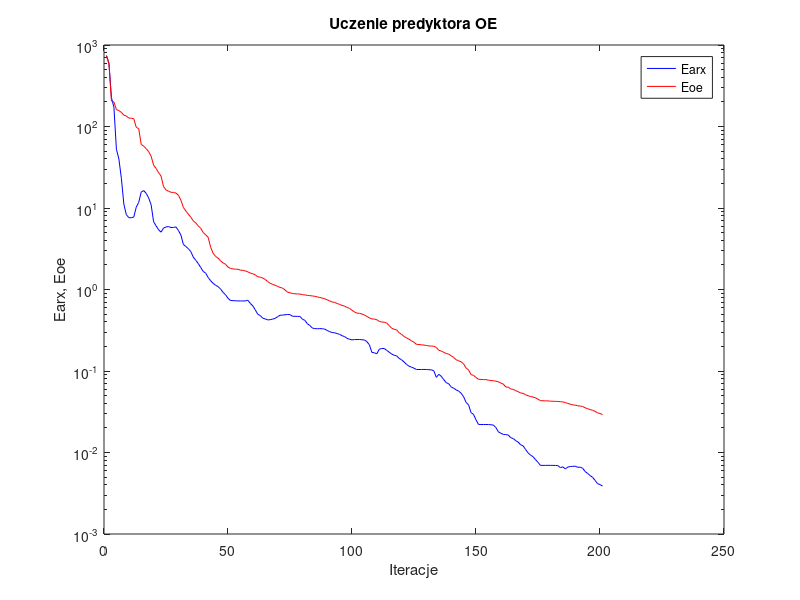
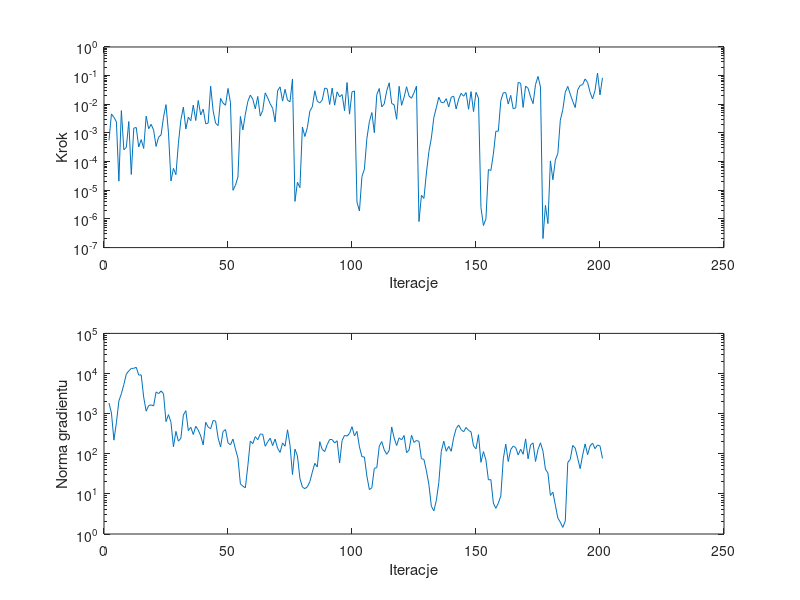

Write MATLAB code to recreate these figures, in order.
%uczenie predyktora oe
clear all;
n=0; farx(n+1)=7.424230e+002; foe(n+1)=7.398964e+002; wspucz(n+1)=0.000000e+000; ng(n+1)=0.000000e+000;
%odnowa zmiennej metryki
n=1; farx(n+1)=5.992226e+002; foe(n+1)=5.838955e+002; krok(n+1)=5.504055e-004; ng(n+1)=1.845136e+003;
n=2; farx(n+1)=2.255067e+002; foe(n+1)=2.057954e+002; krok(n+1)=4.611188e-003; ng(n+1)=1.034713e+003;
n=3; farx(n+1)=1.722429e+002; foe(n+1)=2.000442e+002; krok(n+1)=3.514634e-003; ng(n+1)=2.183780e+002;
n=4; farx(n+1)=5.266796e+001; foe(n+1)=1.610990e+002; krok(n+1)=2.464960e-003; ng(n+1)=5.978871e+002;
n=5; farx(n+1)=4.001951e+001; foe(n+1)=1.570125e+002; krok(n+1)=2.078166e-005; ng(n+1)=2.074047e+003;
n=6; farx(n+1)=2.314965e+001; foe(n+1)=1.489939e+002; krok(n+1)=6.019169e-003; ng(n+1)=3.131940e+003;
n=7; farx(n+1)=1.117991e+001; foe(n+1)=1.376641e+002; krok(n+1)=2.593778e-004; ng(n+1)=5.305305e+003;
n=8; farx(n+1)=8.280223e+000; foe(n+1)=1.344539e+002; krok(n+1)=3.149159e-004; ng(n+1)=9.670988e+003;
n=9; farx(n+1)=7.623278e+000; foe(n+1)=1.270479e+002; krok(n+1)=2.501815e-003; ng(n+1)=1.160692e+004;
n=10; farx(n+1)=7.578011e+000; foe(n+1)=1.263434e+002; krok(n+1)=3.565361e-005; ng(n+1)=1.334576e+004;
n=11; farx(n+1)=7.750033e+000; foe(n+1)=1.246379e+002; krok(n+1)=1.469780e-003; ng(n+1)=1.346494e+004;
n=12; farx(n+1)=1.022448e+001; foe(n+1)=9.793592e+001; krok(n+1)=1.555872e-003; ng(n+1)=1.430159e+004;
n=13; farx(n+1)=1.174421e+001; foe(n+1)=9.396425e+001; krok(n+1)=3.244032e-004; ng(n+1)=9.156366e+003;
n=14; farx(n+1)=1.567000e+001; foe(n+1)=6.021615e+001; krok(n+1)=5.861582e-004; ng(n+1)=9.244150e+003;
n=15; farx(n+1)=1.636279e+001; foe(n+1)=5.747918e+001; krok(n+1)=2.881152e-004; ng(n+1)=2.576440e+003;
n=16; farx(n+1)=1.514642e+001; foe(n+1)=5.344184e+001; krok(n+1)=3.846158e-003; ng(n+1)=1.153974e+003;
n=17; farx(n+1)=1.331452e+001; foe(n+1)=4.911016e+001; krok(n+1)=1.402081e-003; ng(n+1)=1.594256e+003;
n=18; farx(n+1)=1.096784e+001; foe(n+1)=4.321612e+001; krok(n+1)=2.005784e-003; ng(n+1)=1.654529e+003;
n=19; farx(n+1)=6.771263e+000; foe(n+1)=3.355319e+001; krok(n+1)=1.255562e-003; ng(n+1)=1.555851e+003;
n=20; farx(n+1)=6.048169e+000; foe(n+1)=3.059263e+001; krok(n+1)=3.395966e-004; ng(n+1)=3.480165e+003;
n=21; farx(n+1)=5.413609e+000; foe(n+1)=2.717324e+001; krok(n+1)=7.138862e-004; ng(n+1)=3.146612e+003;
n=22; farx(n+1)=5.052635e+000; foe(n+1)=2.467885e+001; krok(n+1)=8.503167e-004; ng(n+1)=3.665176e+003;
n=23; farx(n+1)=5.671480e+000; foe(n+1)=1.833165e+001; krok(n+1)=3.558977e-003; ng(n+1)=3.140796e+003;
n=24; farx(n+1)=5.849865e+000; foe(n+1)=1.668213e+001; krok(n+1)=9.732535e-003; ng(n+1)=6.333214e+002;
n=25; farx(n+1)=5.923577e+000; foe(n+1)=1.609058e+001; krok(n+1)=1.013537e-003; ng(n+1)=9.443510e+002;
%odnowa zmiennej metryki
n=26; farx(n+1)=5.758247e+000; foe(n+1)=1.559446e+001; krok(n+1)=2.114892e-005; ng(n+1)=6.089939e+002;
n=27; farx(n+1)=5.778677e+000; foe(n+1)=1.552690e+001; krok(n+1)=5.805985e-005; ng(n+1)=1.492318e+002;
n=28; farx(n+1)=5.867308e+000; foe(n+1)=1.525342e+001; krok(n+1)=3.502676e-005; ng(n+1)=3.617630e+002;
n=29; farx(n+1)=5.300784e+000; foe(n+1)=1.434978e+001; krok(n+1)=4.375567e-004; ng(n+1)=2.055436e+002;
n=30; farx(n+1)=4.668305e+000; foe(n+1)=1.247032e+001; krok(n+1)=2.883948e-003; ng(n+1)=2.440998e+002;
n=31; farx(n+1)=3.574881e+000; foe(n+1)=1.017389e+001; krok(n+1)=7.932207e-003; ng(n+1)=9.219480e+002;
n=32; farx(n+1)=3.367882e+000; foe(n+1)=9.197139e+000; krok(n+1)=1.371344e-003; ng(n+1)=1.185921e+003;
n=33; farx(n+1)=3.169968e+000; foe(n+1)=8.413317e+000; krok(n+1)=3.572423e-003; ng(n+1)=3.773234e+002;
n=34; farx(n+1)=2.919145e+000; foe(n+1)=7.706762e+000; krok(n+1)=2.673171e-003; ng(n+1)=4.574250e+002;
n=35; farx(n+1)=2.498823e+000; foe(n+1)=6.946969e+000; krok(n+1)=9.397462e-003; ng(n+1)=3.019358e+002;
n=36; farx(n+1)=2.283260e+000; foe(n+1)=6.574646e+000; krok(n+1)=2.716773e-003; ng(n+1)=4.849117e+002;
n=37; farx(n+1)=2.083365e+000; foe(n+1)=6.027790e+000; krok(n+1)=1.360507e-002; ng(n+1)=3.892324e+002;
n=38; farx(n+1)=1.864095e+000; foe(n+1)=5.640397e+000; krok(n+1)=4.266621e-003; ng(n+1)=2.773633e+002;
n=39; farx(n+1)=1.668080e+000; foe(n+1)=5.003821e+000; krok(n+1)=6.773640e-003; ng(n+1)=1.667388e+002;
n=40; farx(n+1)=1.585876e+000; foe(n+1)=4.687145e+000; krok(n+1)=2.087321e-003; ng(n+1)=6.077789e+002;
n=41; farx(n+1)=1.402974e+000; foe(n+1)=4.367501e+000; krok(n+1)=2.204222e-003; ng(n+1)=4.636597e+002;
n=42; farx(n+1)=1.280945e+000; foe(n+1)=3.300492e+000; krok(n+1)=4.285764e-002; ng(n+1)=4.200676e+002;
n=43; farx(n+1)=1.190881e+000; foe(n+1)=2.781053e+000; krok(n+1)=5.982223e-003; ng(n+1)=6.745797e+002;
n=44; farx(n+1)=1.127383e+000; foe(n+1)=2.544816e+000; krok(n+1)=2.186130e-003; ng(n+1)=6.539560e+002;
n=45; farx(n+1)=1.083917e+000; foe(n+1)=2.426904e+000; krok(n+1)=1.812955e-003; ng(n+1)=2.506148e+002;
n=46; farx(n+1)=1.015214e+000; foe(n+1)=2.245458e+000; krok(n+1)=1.605804e-002; ng(n+1)=1.480048e+002;
n=47; farx(n+1)=9.227879e-001; foe(n+1)=2.121031e+000; krok(n+1)=1.111520e-002; ng(n+1)=3.591647e+002;
n=48; farx(n+1)=8.617917e-001; foe(n+1)=2.043029e+000; krok(n+1)=9.258382e-003; ng(n+1)=4.008449e+002;
n=49; farx(n+1)=7.799373e-001; foe(n+1)=1.885944e+000; krok(n+1)=3.571716e-002; ng(n+1)=1.868877e+002;
n=50; farx(n+1)=7.333370e-001; foe(n+1)=1.814515e+000; krok(n+1)=1.136199e-002; ng(n+1)=1.669461e+002;
%odnowa zmiennej metryki
n=51; farx(n+1)=7.304089e-001; foe(n+1)=1.788398e+000; krok(n+1)=9.999543e-006; ng(n+1)=2.323991e+002;
n=52; farx(n+1)=7.264893e-001; foe(n+1)=1.777007e+000; krok(n+1)=1.482745e-005; ng(n+1)=1.304617e+002;
n=53; farx(n+1)=7.246371e-001; foe(n+1)=1.771136e+000; krok(n+1)=2.907342e-005; ng(n+1)=7.799241e+001;
n=54; farx(n+1)=7.235606e-001; foe(n+1)=1.727107e+000; krok(n+1)=3.765398e-003; ng(n+1)=1.766758e+001;
n=55; farx(n+1)=7.234936e-001; foe(n+1)=1.718326e+000; krok(n+1)=1.279942e-003; ng(n+1)=1.560948e+001;
n=56; farx(n+1)=7.246904e-001; foe(n+1)=1.688689e+000; krok(n+1)=4.508154e-003; ng(n+1)=1.413618e+001;
n=57; farx(n+1)=7.382056e-001; foe(n+1)=1.645968e+000; krok(n+1)=1.264842e-002; ng(n+1)=5.049365e+001;
n=58; farx(n+1)=6.749844e-001; foe(n+1)=1.593553e+000; krok(n+1)=2.093303e-002; ng(n+1)=2.071835e+002;
n=59; farx(n+1)=6.292414e-001; foe(n+1)=1.557706e+000; krok(n+1)=1.505130e-002; ng(n+1)=1.785957e+002;
n=60; farx(n+1)=5.626802e-001; foe(n+1)=1.511031e+000; krok(n+1)=6.963555e-003; ng(n+1)=2.679080e+002;
n=61; farx(n+1)=4.973052e-001; foe(n+1)=1.434333e+000; krok(n+1)=1.879492e-002; ng(n+1)=2.238018e+002;
n=62; farx(n+1)=4.794362e-001; foe(n+1)=1.417340e+000; krok(n+1)=3.868579e-003; ng(n+1)=3.104029e+002;
n=63; farx(n+1)=4.453818e-001; foe(n+1)=1.382615e+000; krok(n+1)=6.130766e-003; ng(n+1)=3.065716e+002;
n=64; farx(n+1)=4.357277e-001; foe(n+1)=1.329933e+000; krok(n+1)=2.502130e-002; ng(n+1)=1.537710e+002;
n=65; farx(n+1)=4.236450e-001; foe(n+1)=1.253192e+000; krok(n+1)=1.680696e-002; ng(n+1)=1.982735e+002;
n=66; farx(n+1)=4.263338e-001; foe(n+1)=1.191577e+000; krok(n+1)=1.046652e-002; ng(n+1)=2.450033e+002;
n=67; farx(n+1)=4.330807e-001; foe(n+1)=1.155515e+000; krok(n+1)=7.314625e-003; ng(n+1)=1.594838e+002;
n=68; farx(n+1)=4.421460e-001; foe(n+1)=1.127832e+000; krok(n+1)=2.437335e-003; ng(n+1)=2.320104e+002;
n=69; farx(n+1)=4.643541e-001; foe(n+1)=1.094196e+000; krok(n+1)=2.992730e-002; ng(n+1)=1.365878e+002;
n=70; farx(n+1)=4.828142e-001; foe(n+1)=1.060929e+000; krok(n+1)=4.048730e-002; ng(n+1)=1.080205e+002;
n=71; farx(n+1)=4.859083e-001; foe(n+1)=1.040372e+000; krok(n+1)=1.290032e-002; ng(n+1)=1.864178e+002;
n=72; farx(n+1)=4.895139e-001; foe(n+1)=9.870205e-001; krok(n+1)=3.350022e-002; ng(n+1)=1.538246e+002;
n=73; farx(n+1)=4.939939e-001; foe(n+1)=9.274246e-001; krok(n+1)=1.389524e-002; ng(n+1)=3.952842e+002;
n=74; farx(n+1)=4.914002e-001; foe(n+1)=9.129523e-001; krok(n+1)=1.226153e-002; ng(n+1)=1.650856e+002;
n=75; farx(n+1)=4.696433e-001; foe(n+1)=8.901627e-001; krok(n+1)=7.667368e-002; ng(n+1)=3.040271e+001;
%odnowa zmiennej metryki
n=76; farx(n+1)=4.691043e-001; foe(n+1)=8.870107e-001; krok(n+1)=4.102630e-006; ng(n+1)=1.305284e+002;
n=77; farx(n+1)=4.674138e-001; foe(n+1)=8.811391e-001; krok(n+1)=1.908189e-005; ng(n+1)=8.788123e+001;
n=78; farx(n+1)=4.674143e-001; foe(n+1)=8.808267e-001; krok(n+1)=1.234279e-005; ng(n+1)=2.424713e+001;
n=79; farx(n+1)=4.329742e-001; foe(n+1)=8.642679e-001; krok(n+1)=1.620122e-003; ng(n+1)=1.478549e+001;
n=80; farx(n+1)=4.179180e-001; foe(n+1)=8.588502e-001; krok(n+1)=7.523961e-004; ng(n+1)=1.347602e+001;
n=81; farx(n+1)=3.802327e-001; foe(n+1)=8.462442e-001; krok(n+1)=1.554197e-003; ng(n+1)=1.505346e+001;
n=82; farx(n+1)=3.617439e-001; foe(n+1)=8.406186e-001; krok(n+1)=5.767896e-003; ng(n+1)=2.014682e+001;
n=83; farx(n+1)=3.368550e-001; foe(n+1)=8.336549e-001; krok(n+1)=8.193332e-003; ng(n+1)=3.472180e+001;
n=84; farx(n+1)=3.311188e-001; foe(n+1)=8.248973e-001; krok(n+1)=2.963871e-002; ng(n+1)=5.772991e+001;
n=85; farx(n+1)=3.299359e-001; foe(n+1)=8.107917e-001; krok(n+1)=1.290032e-002; ng(n+1)=4.672909e+001;
n=86; farx(n+1)=3.315399e-001; foe(n+1)=7.981998e-001; krok(n+1)=1.111520e-002; ng(n+1)=2.002350e+002;
n=87; farx(n+1)=3.299470e-001; foe(n+1)=7.861396e-001; krok(n+1)=1.406421e-002; ng(n+1)=1.281281e+002;
n=88; farx(n+1)=3.266577e-001; foe(n+1)=7.684002e-001; krok(n+1)=3.700668e-002; ng(n+1)=1.134525e+002;
n=89; farx(n+1)=3.143796e-001; foe(n+1)=7.476055e-001; krok(n+1)=3.450322e-002; ng(n+1)=1.691206e+002;
n=90; farx(n+1)=3.036817e-001; foe(n+1)=7.241268e-001; krok(n+1)=9.832841e-003; ng(n+1)=2.272075e+002;
n=91; farx(n+1)=2.969375e-001; foe(n+1)=7.028919e-001; krok(n+1)=3.699869e-002; ng(n+1)=2.252259e+002;
n=92; farx(n+1)=2.943293e-001; foe(n+1)=6.951511e-001; krok(n+1)=9.326355e-003; ng(n+1)=1.853376e+002;
n=93; farx(n+1)=2.877885e-001; foe(n+1)=6.730727e-001; krok(n+1)=2.720095e-002; ng(n+1)=2.108936e+002;
n=94; farx(n+1)=2.815752e-001; foe(n+1)=6.569796e-001; krok(n+1)=1.818608e-002; ng(n+1)=5.867106e+001;
n=95; farx(n+1)=2.709037e-001; foe(n+1)=6.383406e-001; krok(n+1)=2.191235e-002; ng(n+1)=2.142906e+002;
n=96; farx(n+1)=2.644459e-001; foe(n+1)=6.263579e-001; krok(n+1)=5.999763e-003; ng(n+1)=2.871015e+002;
n=97; farx(n+1)=2.512721e-001; foe(n+1)=6.015956e-001; krok(n+1)=5.753289e-002; ng(n+1)=2.752885e+002;
n=98; farx(n+1)=2.452181e-001; foe(n+1)=5.873826e-001; krok(n+1)=4.520892e-003; ng(n+1)=3.222429e+002;
n=99; farx(n+1)=2.410727e-001; foe(n+1)=5.556455e-001; krok(n+1)=2.727111e-002; ng(n+1)=4.734088e+002;
n=100; farx(n+1)=2.430600e-001; foe(n+1)=5.305864e-001; krok(n+1)=2.900728e-002; ng(n+1)=2.779345e+002;
%odnowa zmiennej metryki
n=101; farx(n+1)=2.434797e-001; foe(n+1)=5.126117e-001; krok(n+1)=3.892070e-006; ng(n+1)=3.615756e+002;
n=102; farx(n+1)=2.435619e-001; foe(n+1)=5.104907e-001; krok(n+1)=1.889996e-006; ng(n+1)=1.483584e+002;
n=103; farx(n+1)=2.419611e-001; foe(n+1)=5.004497e-001; krok(n+1)=2.996893e-005; ng(n+1)=8.439392e+001;
n=104; farx(n+1)=2.401258e-001; foe(n+1)=4.868339e-001; krok(n+1)=5.467474e-005; ng(n+1)=8.300064e+001;
n=105; farx(n+1)=2.291984e-001; foe(n+1)=4.674670e-001; krok(n+1)=6.467102e-004; ng(n+1)=2.774193e+001;
n=106; farx(n+1)=2.098078e-001; foe(n+1)=4.487605e-001; krok(n+1)=2.458210e-003; ng(n+1)=1.279385e+001;
n=107; farx(n+1)=1.692872e-001; foe(n+1)=4.350553e-001; krok(n+1)=5.162776e-003; ng(n+1)=1.422171e+001;
n=108; farx(n+1)=1.672397e-001; foe(n+1)=4.340005e-001; krok(n+1)=1.025308e-003; ng(n+1)=4.341644e+001;
n=109; farx(n+1)=1.627440e-001; foe(n+1)=4.258477e-001; krok(n+1)=2.191235e-002; ng(n+1)=4.501895e+001;
n=110; farx(n+1)=1.851416e-001; foe(n+1)=4.058004e-001; krok(n+1)=3.557944e-002; ng(n+1)=1.547313e+002;
n=111; farx(n+1)=1.886743e-001; foe(n+1)=3.992559e-001; krok(n+1)=8.108299e-003; ng(n+1)=2.012490e+002;
n=112; farx(n+1)=1.889225e-001; foe(n+1)=3.967976e-001; krok(n+1)=1.033570e-002; ng(n+1)=1.248526e+002;
n=113; farx(n+1)=1.791879e-001; foe(n+1)=3.876781e-001; krok(n+1)=2.972664e-002; ng(n+1)=9.685198e+001;
n=114; farx(n+1)=1.702764e-001; foe(n+1)=3.611885e-001; krok(n+1)=5.625683e-002; ng(n+1)=1.210500e+002;
n=115; farx(n+1)=1.613623e-001; foe(n+1)=3.348521e-001; krok(n+1)=1.069268e-002; ng(n+1)=4.659233e+002;
n=116; farx(n+1)=1.561382e-001; foe(n+1)=3.246643e-001; krok(n+1)=9.590335e-003; ng(n+1)=2.450968e+002;
n=117; farx(n+1)=1.533094e-001; foe(n+1)=3.195176e-001; krok(n+1)=2.998733e-003; ng(n+1)=1.605365e+002;
n=118; farx(n+1)=1.429923e-001; foe(n+1)=2.952155e-001; krok(n+1)=4.254539e-002; ng(n+1)=2.502004e+002;
n=119; farx(n+1)=1.370221e-001; foe(n+1)=2.807542e-001; krok(n+1)=9.222377e-003; ng(n+1)=2.219944e+002;
n=120; farx(n+1)=1.290352e-001; foe(n+1)=2.652853e-001; krok(n+1)=1.761298e-002; ng(n+1)=2.850871e+002;
n=121; farx(n+1)=1.204536e-001; foe(n+1)=2.548809e-001; krok(n+1)=4.095813e-002; ng(n+1)=1.060818e+002;
n=122; farx(n+1)=1.144337e-001; foe(n+1)=2.452654e-001; krok(n+1)=1.938343e-002; ng(n+1)=1.234754e+002;
n=123; farx(n+1)=1.113930e-001; foe(n+1)=2.346954e-001; krok(n+1)=1.626130e-002; ng(n+1)=2.898105e+002;
n=124; farx(n+1)=1.082749e-001; foe(n+1)=2.248155e-001; krok(n+1)=2.527804e-002; ng(n+1)=1.914608e+002;
n=125; farx(n+1)=1.043161e-001; foe(n+1)=2.123872e-001; krok(n+1)=4.331299e-002; ng(n+1)=2.140451e+002;
%odnowa zmiennej metryki
n=126; farx(n+1)=1.043266e-001; foe(n+1)=2.111214e-001; krok(n+1)=8.107823e-007; ng(n+1)=2.036518e+002;
n=127; farx(n+1)=1.043271e-001; foe(n+1)=2.096455e-001; krok(n+1)=6.687943e-006; ng(n+1)=7.505279e+001;
n=128; farx(n+1)=1.045103e-001; foe(n+1)=2.081956e-001; krok(n+1)=5.190665e-006; ng(n+1)=7.240676e+001;
n=129; farx(n+1)=1.043161e-001; foe(n+1)=2.055602e-001; krok(n+1)=4.014885e-005; ng(n+1)=3.758127e+001;
n=130; farx(n+1)=1.036685e-001; foe(n+1)=2.030347e-001; krok(n+1)=2.232764e-004; ng(n+1)=1.712953e+001;
n=131; farx(n+1)=1.033760e-001; foe(n+1)=2.025223e-001; krok(n+1)=6.650130e-004; ng(n+1)=4.921833e+000;
n=132; farx(n+1)=1.003431e-001; foe(n+1)=2.011465e-001; krok(n+1)=3.473809e-003; ng(n+1)=3.769298e+000;
n=133; farx(n+1)=8.350475e-002; foe(n+1)=1.944257e-001; krok(n+1)=7.585588e-003; ng(n+1)=6.871999e+000;
n=134; farx(n+1)=9.104821e-002; foe(n+1)=1.798358e-001; krok(n+1)=1.771116e-002; ng(n+1)=1.912338e+001;
n=135; farx(n+1)=8.611823e-002; foe(n+1)=1.754273e-001; krok(n+1)=1.153579e-002; ng(n+1)=1.145976e+002;
n=136; farx(n+1)=7.832342e-002; foe(n+1)=1.693816e-001; krok(n+1)=1.142218e-002; ng(n+1)=2.061493e+002;
n=137; farx(n+1)=7.194849e-002; foe(n+1)=1.642340e-001; krok(n+1)=1.571994e-002; ng(n+1)=1.153559e+002;
n=138; farx(n+1)=6.973561e-002; foe(n+1)=1.608642e-001; krok(n+1)=8.076024e-003; ng(n+1)=1.528443e+002;
n=139; farx(n+1)=6.376942e-002; foe(n+1)=1.538511e-001; krok(n+1)=1.763378e-002; ng(n+1)=1.153041e+002;
n=140; farx(n+1)=6.141642e-002; foe(n+1)=1.464233e-001; krok(n+1)=1.922746e-002; ng(n+1)=2.539991e+002;
n=141; farx(n+1)=5.871552e-002; foe(n+1)=1.375280e-001; krok(n+1)=6.875219e-003; ng(n+1)=4.243276e+002;
n=142; farx(n+1)=5.673003e-002; foe(n+1)=1.333514e-001; krok(n+1)=1.526430e-002; ng(n+1)=5.219800e+002;
n=143; farx(n+1)=5.337875e-002; foe(n+1)=1.296673e-001; krok(n+1)=2.417030e-002; ng(n+1)=3.989430e+002;
n=144; farx(n+1)=4.837789e-002; foe(n+1)=1.222009e-001; krok(n+1)=1.918067e-002; ng(n+1)=3.516600e+002;
n=145; farx(n+1)=4.115748e-002; foe(n+1)=1.089094e-001; krok(n+1)=2.565762e-002; ng(n+1)=4.526412e+002;
n=146; farx(n+1)=3.847752e-002; foe(n+1)=1.033734e-001; krok(n+1)=6.734730e-003; ng(n+1)=3.825533e+002;
n=147; farx(n+1)=3.085119e-002; foe(n+1)=9.036430e-002; krok(n+1)=2.768235e-002; ng(n+1)=3.519439e+002;
n=148; farx(n+1)=2.932226e-002; foe(n+1)=8.835141e-002; krok(n+1)=5.557598e-003; ng(n+1)=1.571556e+002;
n=149; farx(n+1)=2.519748e-002; foe(n+1)=8.337223e-002; krok(n+1)=2.617870e-002; ng(n+1)=1.326204e+002;
n=150; farx(n+1)=2.210006e-002; foe(n+1)=7.917660e-002; krok(n+1)=1.647425e-002; ng(n+1)=2.990815e+002;
%odnowa zmiennej metryki
n=151; farx(n+1)=2.207590e-002; foe(n+1)=7.879583e-002; krok(n+1)=2.488884e-006; ng(n+1)=6.125975e+001;
n=152; farx(n+1)=2.205791e-002; foe(n+1)=7.852712e-002; krok(n+1)=5.870539e-007; ng(n+1)=1.132725e+002;
n=153; farx(n+1)=2.205428e-002; foe(n+1)=7.835984e-002; krok(n+1)=1.007338e-006; ng(n+1)=6.945993e+001;
n=154; farx(n+1)=2.201967e-002; foe(n+1)=7.730713e-002; krok(n+1)=5.255671e-005; ng(n+1)=2.240952e+001;
n=155; farx(n+1)=2.193133e-002; foe(n+1)=7.629252e-002; krok(n+1)=4.916986e-005; ng(n+1)=2.265601e+001;
n=156; farx(n+1)=2.171005e-002; foe(n+1)=7.597847e-002; krok(n+1)=1.828020e-004; ng(n+1)=5.916609e+000;
n=157; farx(n+1)=2.027373e-002; foe(n+1)=7.506041e-002; krok(n+1)=1.146884e-003; ng(n+1)=4.354550e+000;
n=158; farx(n+1)=1.798591e-002; foe(n+1)=7.386028e-002; krok(n+1)=1.153983e-003; ng(n+1)=5.878014e+000;
n=159; farx(n+1)=1.722591e-002; foe(n+1)=7.108443e-002; krok(n+1)=1.339882e-002; ng(n+1)=8.861037e+000;
n=160; farx(n+1)=1.668361e-002; foe(n+1)=6.911134e-002; krok(n+1)=2.527804e-002; ng(n+1)=7.479062e+001;
n=161; farx(n+1)=1.659636e-002; foe(n+1)=6.380219e-002; krok(n+1)=2.556569e-002; ng(n+1)=1.736398e+002;
n=162; farx(n+1)=1.635726e-002; foe(n+1)=6.319151e-002; krok(n+1)=1.021537e-002; ng(n+1)=6.399458e+001;
n=163; farx(n+1)=1.520173e-002; foe(n+1)=6.038723e-002; krok(n+1)=2.054980e-002; ng(n+1)=1.272738e+002;
n=164; farx(n+1)=1.483667e-002; foe(n+1)=5.942043e-002; krok(n+1)=6.970444e-003; ng(n+1)=1.555148e+002;
n=165; farx(n+1)=1.398791e-002; foe(n+1)=5.739762e-002; krok(n+1)=7.517005e-003; ng(n+1)=1.426768e+002;
n=166; farx(n+1)=1.342440e-002; foe(n+1)=5.576767e-002; krok(n+1)=5.801457e-002; ng(n+1)=9.322489e+001;
n=167; farx(n+1)=1.243555e-002; foe(n+1)=5.375477e-002; krok(n+1)=5.418912e-002; ng(n+1)=1.300902e+002;
n=168; farx(n+1)=1.206778e-002; foe(n+1)=5.318805e-002; krok(n+1)=7.782134e-003; ng(n+1)=9.704375e+001;
n=169; farx(n+1)=1.088600e-002; foe(n+1)=5.109072e-002; krok(n+1)=4.331299e-002; ng(n+1)=2.349088e+002;
n=170; farx(n+1)=9.895692e-003; foe(n+1)=4.970185e-002; krok(n+1)=3.627640e-002; ng(n+1)=7.472958e+001;
n=171; farx(n+1)=9.275073e-003; foe(n+1)=4.864894e-002; krok(n+1)=1.785641e-002; ng(n+1)=1.658549e+002;
n=172; farx(n+1)=8.891497e-003; foe(n+1)=4.793695e-002; krok(n+1)=1.053841e-002; ng(n+1)=1.863567e+002;
n=173; farx(n+1)=8.175233e-003; foe(n+1)=4.682535e-002; krok(n+1)=4.880471e-002; ng(n+1)=6.435170e+001;
n=174; farx(n+1)=7.565301e-003; foe(n+1)=4.507413e-002; krok(n+1)=9.406594e-002; ng(n+1)=1.284267e+002;
n=175; farx(n+1)=6.949405e-003; foe(n+1)=4.330569e-002; krok(n+1)=4.028924e-002; ng(n+1)=1.873482e+002;
%odnowa zmiennej metryki
n=176; farx(n+1)=6.949143e-003; foe(n+1)=4.316343e-002; krok(n+1)=2.071185e-007; ng(n+1)=1.161876e+002;
n=177; farx(n+1)=6.952528e-003; foe(n+1)=4.299821e-002; krok(n+1)=2.972982e-006; ng(n+1)=4.119493e+001;
n=178; farx(n+1)=6.954222e-003; foe(n+1)=4.297071e-002; krok(n+1)=6.891707e-007; ng(n+1)=3.326619e+001;
n=179; farx(n+1)=6.951609e-003; foe(n+1)=4.266531e-002; krok(n+1)=1.062537e-004; ng(n+1)=9.133526e+000;
n=180; farx(n+1)=6.949137e-003; foe(n+1)=4.253027e-002; krok(n+1)=2.330940e-005; ng(n+1)=1.101143e+001;
n=181; farx(n+1)=6.934560e-003; foe(n+1)=4.240697e-002; krok(n+1)=1.133097e-004; ng(n+1)=5.253136e+000;
n=182; farx(n+1)=6.913168e-003; foe(n+1)=4.234338e-002; krok(n+1)=1.935115e-004; ng(n+1)=2.488676e+000;
n=183; farx(n+1)=6.526290e-003; foe(n+1)=4.201431e-002; krok(n+1)=2.774090e-003; ng(n+1)=1.972166e+000;
n=184; farx(n+1)=6.676356e-003; foe(n+1)=4.179307e-002; krok(n+1)=6.544675e-003; ng(n+1)=1.457725e+000;
n=185; farx(n+1)=6.293507e-003; foe(n+1)=4.095177e-002; krok(n+1)=2.643052e-002; ng(n+1)=2.116180e+000;
n=186; farx(n+1)=6.620202e-003; foe(n+1)=4.005301e-002; krok(n+1)=4.226396e-002; ng(n+1)=6.066374e+001;
n=187; farx(n+1)=6.736002e-003; foe(n+1)=3.918372e-002; krok(n+1)=2.262062e-002; ng(n+1)=7.247738e+001;
n=188; farx(n+1)=6.760851e-003; foe(n+1)=3.840587e-002; krok(n+1)=1.270603e-002; ng(n+1)=1.612477e+002;
n=189; farx(n+1)=6.797955e-003; foe(n+1)=3.813721e-002; krok(n+1)=7.692316e-003; ng(n+1)=1.388817e+002;
n=190; farx(n+1)=6.585309e-003; foe(n+1)=3.740487e-002; krok(n+1)=3.172883e-002; ng(n+1)=7.748836e+001;
n=191; farx(n+1)=6.610435e-003; foe(n+1)=3.716111e-002; krok(n+1)=4.568872e-002; ng(n+1)=4.249929e+001;
n=192; farx(n+1)=6.413104e-003; foe(n+1)=3.672061e-002; krok(n+1)=4.857442e-002; ng(n+1)=9.264557e+001;
n=193; farx(n+1)=5.846064e-003; foe(n+1)=3.533710e-002; krok(n+1)=7.644254e-002; ng(n+1)=1.766344e+002;
n=194; farx(n+1)=5.539870e-003; foe(n+1)=3.454065e-002; krok(n+1)=5.793922e-002; ng(n+1)=9.513459e+001;
n=195; farx(n+1)=5.219533e-003; foe(n+1)=3.363705e-002; krok(n+1)=2.592196e-002; ng(n+1)=1.566595e+002;
n=196; farx(n+1)=4.961643e-003; foe(n+1)=3.299321e-002; krok(n+1)=1.540867e-002; ng(n+1)=1.839774e+002;
n=197; farx(n+1)=4.560677e-003; foe(n+1)=3.198683e-002; krok(n+1)=3.040838e-002; ng(n+1)=1.337375e+002;
n=198; farx(n+1)=4.155285e-003; foe(n+1)=3.064269e-002; krok(n+1)=1.232694e-001; ng(n+1)=1.652818e+002;
n=199; farx(n+1)=4.040996e-003; foe(n+1)=3.013627e-002; krok(n+1)=2.128042e-002; ng(n+1)=1.564479e+002;
n=200; farx(n+1)=3.875043e-003; foe(n+1)=2.916402e-002; krok(n+1)=8.388517e-002; ng(n+1)=7.664397e+001;

figure; semilogy(farx,'b'); hold on; semilogy(foe,'r'); xlabel('Iteracje'); ylabel('Earx, Eoe'); legend('Earx','Eoe'); title('Uczenie predyktora OE');
figure; subplot(2,1,1); semilogy(krok); xlabel('Iteracje'); ylabel('Krok');
subplot(2,1,2); semilogy(ng); xlabel('Iteracje'); ylabel('Norma gradientu');
Earx=farx(n+1)
Eoe=foe(n+1)
